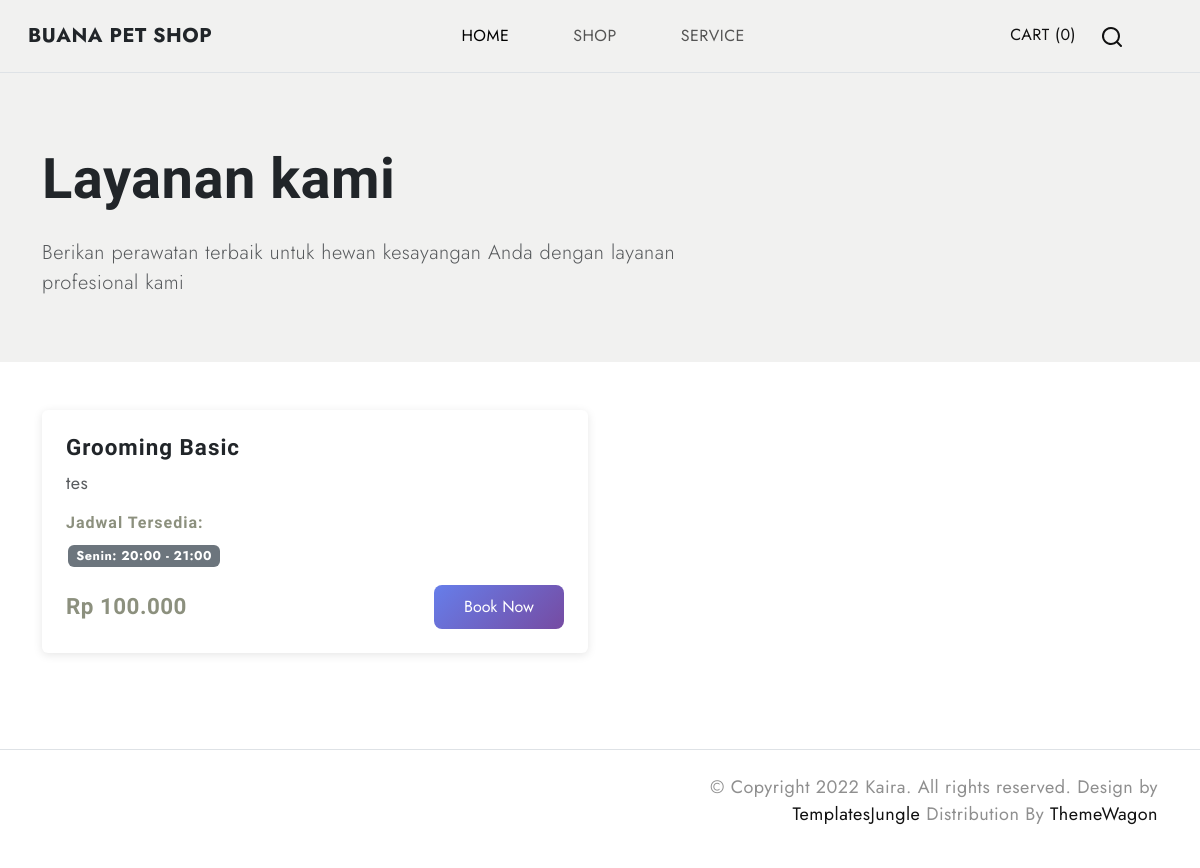
The app's page /services.php (signed in) with its own data.
### tables this page shows
CREATE TABLE `tb_service` (
  `id_service` bigint(11) NOT NULL,
  `nama_service` varchar(255) NOT NULL,
  `deskripsi_service` varchar(255) NOT NULL,
  `harga_service` varchar(255) NOT NULL
);

CREATE TABLE `tb_jadwal` (
  `id_jadwal` bigint(11) NOT NULL,
  `id_service` bigint(11) NOT NULL,
  `hari` varchar(255) NOT NULL,
  `duty_start` time NOT NULL,
  `duty_end` time NOT NULL
);

### services.php (the view, shortened to what this page needs)
<?php
include 'db/koneksi.php';
$services_query = "SELECT * FROM tb_service ORDER BY id_service";
$services_result = $conn->query($services_query);
function getServiceSchedules($conn, $service_id) {
    $schedule_query = "SELECT * FROM tb_jadwal WHERE id_service = ? ORDER BY
                       CASE hari
                           WHEN 'Senin' THEN 1
                           WHEN 'Selasa' THEN 2
                           WHEN 'Rabu' THEN 3
                           WHEN 'Kamis' THEN 4
                           WHEN 'Jumat' THEN 5
                           WHEN 'Sabtu' THEN 6
                           WHEN 'Minggu' THEN 7
                       END";
    $stmt = $conn->prepare($schedule_query);
    $stmt->bind_param("i", $service_id);
    $stmt->execute();
    return $stmt->get_result()->fetch_all(MYSQLI_ASSOC);
}
?>
<!DOCTYPE html>
<html lang="en">
<head>
    <link href="https://cdn.jsdelivr.net/npm/bootstrap@5.3.0-alpha3/dist/css/bootstrap.min.css" rel="stylesheet"
>
    <link rel="stylesheet" type="text/css" href="assets/css/vendor.css">
    <link rel="stylesheet" href="https://cdn.jsdelivr.net/npm/swiper@9/swiper-bundle.min.css" />
    <link rel="stylesheet" type="text/css" href="assets/css/style.css">
</head>
<body class="homepage">
    <?php include '_component/navigation.php'; ?>
    <main>
        <section class="hero-section bg-light py-5">
            <div class="container">
                <div class="row align-items-center">
                    <div class="col-md-8">
                        <h1 class="display-4 fw-bold text-dark">Layanan kami</h1>
                        <p class="lead text-muted">Berikan perawatan terbaik untuk hewan kesayangan Anda dengan layanan profesional kami</p>
                    </div>
                </div>
            </div>
        </section>
        <section class="services-section py-5">
            <div class="container">
                <div class="row g-4">
                    <?php while($service = $services_result->fetch_assoc()): ?>
                    <?php $schedules = getServiceSchedules($conn, $service['id_service']); ?>
                    <div class="col-lg-6 col-md-6">
                        <div class="card service-card h-100 <?= !isset($_SESSION['user_id']) ? 'login-required' : '' ?>">
                            <div class="card-body p-4">
                                <h5 class="card-title fw-bold text-dark"><?= htmlspecialchars($service['nama_service']) ?></h5>
                                <p class="card-text text-muted mb-3"><?= htmlspecialchars($service['deskripsi_service']) ?></p>
                                <div class="mb-3">
                                    <h6 class="fw-bold text-primary">Jadwal Tersedia:</h6>
                                    <?php if (!empty($schedules)): ?>
                                        <?php foreach($schedules as $schedule): ?>
                                            <span class="badge bg-secondary schedule-badge">
                                                <?= $schedule['hari'] ?>: <?= substr($schedule['duty_start'], 0, 5) ?> - <?= substr($schedule['duty_end'], 0, 5) ?>
                                            </span>
                                        <?php endforeach; ?>
                                    <?php else: ?>
                                        <span class="text-danger">Jadwal belum tersedia</span>
                                    <?php endif; ?>
                                </div>
                                <div class="d-flex justify-content-between align-items-center">
                                    <span class="h5 text-primary fw-bold mb-0">Rp <?= number_format($service['harga_service'], 0, ',', '.') ?></span>
                                    <?php if (!empty($schedules)): ?>
                                        <?php if (isset($_SESSION['user_id'])): ?>
                                            <button class="btn btn-book-now" data-bs-toggle="modal" data-bs-target="#bookingModal<?= $service['id_service'] ?>">
                                                Book Now
                                            </button>
                                        <?php else: ?>
                                            <button class="btn btn-book-now" disabled title="Login diperlukan">
                                                Login untuk Book
                                            </button>
                                        <?php endif; ?>
                                    <?php else: ?>
                                        <button class="btn btn-secondary" disabled>Tidak Tersedia</button>
                                    <?php endif; ?>
                                </div>
                            </div>
                        </div>
                    </div>
                    <?php endwhile; ?>
                </div>
            </div>
        </section>
    </main>
    <?php include '_component/footer.php'; ?>
</body>
</html>

### assets/css/style.css (style rules this page uses)
body { --heading-font: "Marcellus", Roboto, sans-serif; --heading-font-weight: 400; --heading-color: #111; --heading-line-height: 1.24; --swiper-theme-color: #8c907e; --bs-body-font-family: "Jost", Roboto, sans-serif; --bs-body-font-size: 18px; --bs-body-font-weight: 400; --bs-body-line-height: 1.5; --bs-body-color: #8f8f8f; --bs-body-color-rgb: 143, 143, 143; --bs-primary: #8c907e; --bs-secondary: #6c757d; --bs-black: #111; --bs-light: #f1f1f0; --bs-dark: #212529; --bs-gray: #9aa1a7; --bs-gray-dark: #51565b; --bs-primary-rgb: 140, 144, 126; --bs-secondary-rgb: 108, 117, 125; --bs-black-rgb: 17, 17, 17; --bs-light-rgb: 241, 241, 240; --bs-dark-rgb: 33, 37, 41; --bs-link-color: #111; --bs-link-color-rgb: 17, 17, 17; --bs-link-decoration: underline; --bs-link-hover-color: #111; --bs-link-hover-color-rgb: 17, 17, 17; }
body { letter-spacing: 0.03rem; }
h1, .h1, h2, .h2, h3, .h3, h4, .h4, h5, .h5, h6, .h6 { font-family: var(--heading-font); font-weight: var(--heading-font-weight); color: var(--heading-color); line-height: var(--heading-line-height); }
h1.light, .h1, h2.light, .h2, h3.light, .h3, h4.light, .h4, h5.light, .h5, h6.light, .h6 { color: var(--light-color); }
h1, h2, h3 { margin: 25px 0; }
h5, h6 { letter-spacing: 1px; }
h1, .h1 { font-size: 4.5rem; }
h5, .h5 { font-size: 1.4rem; }
h6, .h6 { font-size: 1rem; }
.btn { --bs-btn-border-radius: 0; }

### services.php (style rules this page uses)
.service-card { transition: transform 0.3s ease; border: none; box-shadow: 0 2px 10px rgba(0,0,0,0.1); }
.schedule-badge { font-size: 0.8rem; margin: 2px; }
.btn-book-now { background: linear-gradient(135deg, #667eea 0%, #764ba2 100%); border: none; color: white; padding: 10px 30px; border-radius: 25px; transition: all 0.3s ease; }

### _component/modalprofile.php (style rules this page uses)
.btn { border-radius: 8px; }

### records on screen
tb_service: nama_service "Grooming Basic", deskripsi_service "tes", harga_service "100.000"
tb_jadwal: hari "Senin", duty_start "20:00", duty_end "21:00"
